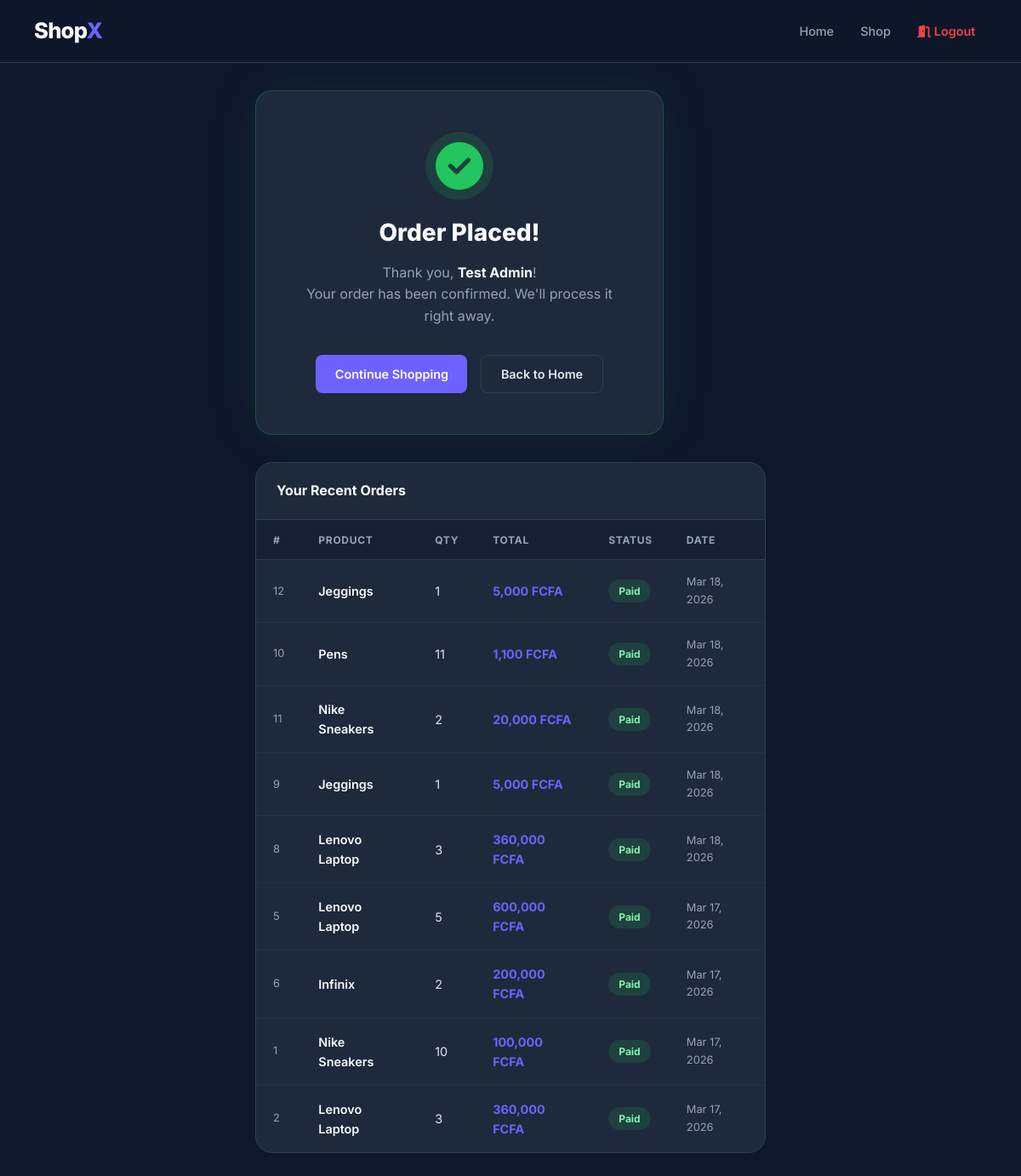
/pages/order_success.php (signed in), run on the app's committed database.
### tables this page shows
CREATE TABLE `payment` (
  `payment_id` int NOT NULL AUTO_INCREMENT,
  `user_id` int NOT NULL,
  `product_id` int NOT NULL,
  `quantity` int NOT NULL,
  `total_price` decimal(10,2) NOT NULL,
  `status` varchar(30) NOT NULL DEFAULT 'pending',
  `created_at` timestamp NULL DEFAULT CURRENT_TIMESTAMP,
  PRIMARY KEY (`payment_id`),
  KEY `user_id` (`user_id`),
  KEY `product_id` (`product_id`),
  CONSTRAINT `payment_ibfk_1` FOREIGN KEY (`user_id`) REFERENCES `user` (`user_id`),
  CONSTRAINT `payment_ibfk_2` FOREIGN KEY (`product_id`) REFERENCES `product` (`product_id`)
);

CREATE TABLE `product` (
  `product_id` int NOT NULL AUTO_INCREMENT,
  `name` varchar(150) NOT NULL,
  `description` text,
  `price` decimal(10,2) NOT NULL,
  `quantity` int NOT NULL DEFAULT '0',
  `image` varchar(255) DEFAULT NULL,
  `created_at` timestamp NULL DEFAULT CURRENT_TIMESTAMP,
  `category_id` int DEFAULT NULL,
  PRIMARY KEY (`product_id`),
  KEY `fk_product_category` (`category_id`),
  CONSTRAINT `fk_product_category` FOREIGN KEY (`category_id`) REFERENCES `category` (`category_id`) ON DELETE SET NULL
);

### pages/order_success.php (the view, shortened to what this page needs)
<?php
include "../database/connection.php";
$uid = intval($_SESSION['user_id']);
$orders = mysqli_query($conn,
    "SELECT pay.payment_id, pay.quantity, pay.total_price, pay.status, pay.created_at, p.name
     FROM payment pay
     JOIN product p ON pay.product_id = p.product_id
     WHERE pay.user_id = $uid
     ORDER BY pay.created_at DESC LIMIT 20");
$name = htmlspecialchars($_SESSION['user_name']);
?>
<!DOCTYPE html>
<html lang="en">
<head>
    <link rel="stylesheet" href="../assets/css/index.css">
    <link rel="stylesheet" href="https://cdnjs.cloudflare.com/ajax/libs/font-awesome/6.5.1/css/all.min.css">
</head>
<body>
    <nav class="nav">
        <div class="logo"><h1>Shop<span style="color:var(--primary-color)">X</span></h1></div>
        <div class="navigate">
            <a href="index.php">Home</a>
            <a href="products.php">Shop</a>
            <a href="../controller/logout.php" style="color: var(--danger); font-weight: 600;">
                <i class="fa-solid fa-door-open"></i> Logout
            </a>
        </div>
    </nav>
    <div class="success-page">
        <div style="width:100%;max-width:600px;">
            <div class="success-card">
                <div class="success-icon" style="font-size: 3.5rem; color: var(--success); margin-bottom: 1rem;"><i class="fa-solid fa-circle-check"></i></div>
                <h2>Order Placed!</h2>
                <p>Thank you, <strong style="color:var(--text-main)"><?= $name ?></strong>!<br>
                   Your order has been confirmed. We'll process it right away.</p>
                <div style="display:flex;gap:1rem;justify-content:center;flex-wrap:wrap;">
                    <a href="products.php" class="btn btn-primary">Continue Shopping</a>
                    <a href="index.php" class="btn btn-outline">Back to Home</a>
                </div>
            </div>
            <?php if (mysqli_num_rows($orders) > 0): ?>
            <div class="table-card" style="margin-top:2rem;">
                <div class="table-header"><h3>Your Recent Orders</h3></div>
                <table>
                    <thead>
                        <tr>
                            <th>#</th>
                            <th>Product</th>
                            <th>Qty</th>
                            <th>Total</th>
                            <th>Status</th>
                            <th>Date</th>
                        </tr>
                    </thead>
                    <tbody>
                    <?php while ($o = mysqli_fetch_assoc($orders)): ?>
                        <tr>
                            <td style="color:var(--text-muted);font-size:0.8rem;"><?= $o['payment_id'] ?></td>
                            <td style="font-weight:600;color:var(--text-main);"><?= htmlspecialchars($o['name']) ?></td>
                            <td><?= $o['quantity'] ?></td>
                            <td style="font-weight:700;color:var(--primary-color);"><?= number_format($o['total_price']) ?> FCFA</td>
                            <td><span class="status-pill success"><?= htmlspecialchars($o['status']) ?></span></td>
                            <td style="color:var(--text-muted);font-size:0.8rem;"><?= date('M d, Y', strtotime($o['created_at'])) ?></td>
                        </tr>
                    <?php endwhile; ?>
                    </tbody>
                </table>
            </div>
            <?php endif; ?>
        </div>
    </div>
</body>
</html>

### assets/css/index.css (style rules this page uses)
:root { --primary-color: #6c63ff; --primary-hover: #5551e8; --secondary-color: #1e293b; --bg-color: #0f172a; --card-bg: #1e293b; --card-hover: #263044; --surface: #162032; --border-color: #2d3f55; --text-color: #e2e8f0; --text-main: #f8fafc; --text-muted: #94a3b8; --success: #22c55e; --danger: #ef4444; --warning: #f59e0b; --shadow: 0 4px 24px rgba(0, 0, 0, 0.4); --shadow-lg: 0 8px 40px rgba(0, 0, 0, 0.5); --radius: 12px; --radius-lg: 20px; }
*, *::before, *::after { box-sizing: border-box; margin: 0; padding: 0; }
html { scroll-behavior: smooth; overflow-x: hidden; }
body { font-family: 'Inter', sans-serif; background: var(--bg-color); color: var(--text-color); min-height: 100vh; line-height: 1.6; overflow-x: hidden; }
a { color: inherit; text-decoration: none; }
.nav { display: flex; justify-content: space-between; align-items: center; padding: 1rem 2.5rem; background: rgba(15, 23, 42, 0.95); backdrop-filter: blur(12px); border-bottom: 1px solid var(--border-color); position: sticky; top: 0; z-index: 1001; }
.logo h1 { font-size: 1.6rem; font-weight: 800; color: var(--text-main); letter-spacing: -0.03em; }
.navigate { display: flex; align-items: center; gap: 0.25rem; }
.navigate a { color: var(--text-muted); font-weight: 500; padding: 0.5rem 0.85rem; border-radius: 8px; transition: all 0.2s; font-size: 0.9rem; }
.btn { display: inline-flex; align-items: center; gap: 0.4rem; padding: 0.65rem 1.4rem; border-radius: 8px; font-weight: 600; font-size: 0.9rem; cursor: pointer; border: none; transition: all 0.2s; position: relative; overflow: hidden; }
.btn-primary { background: var(--primary-color); color: #fff; }
.btn-primary::after { content: ''; position: absolute; top: -50%; left: -150%; width: 100%; height: 200%; background: linear-gradient(to right, rgba(255, 255, 255, 0) 0%, rgba(255, 255, 255, 0.3) 50%, rgba(255, 255, 255, 0) 100%); transform: rotate(30deg); animation: shine-animation 3s infinite; }
.btn-outline { background: transparent; border: 1px solid var(--border-color); color: var(--text-color); }
.table-card { background: var(--card-bg); border: 1px solid var(--border-color); border-radius: var(--radius-lg); overflow: hidden; margin-bottom: 2rem; }
.table-header { display: flex; justify-content: space-between; align-items: center; padding: 1.25rem 1.5rem; border-bottom: 1px solid var(--border-color); }
.table-header h3 { font-size: 1rem; font-weight: 700; color: var(--text-main); }
table { width: 100%; border-collapse: collapse; }
table th { padding: 0.85rem 1.25rem; font-size: 0.75rem; font-weight: 700; text-transform: uppercase; letter-spacing: 0.06em; color: var(--text-muted); background: var(--surface); text-align: left; border-bottom: 1px solid var(--border-color); }
table td { padding: 1rem 1.25rem; font-size: 0.9rem; color: var(--text-color); border-bottom: 1px solid rgba(45, 63, 85, 0.4); vertical-align: middle; }
table tr:last-child td { border-bottom: none; }
table tbody tr { transition: background 0.15s; }
.status-pill { display: inline-flex; align-items: center; padding: 0.25rem 0.75rem; border-radius: 50px; font-size: 0.75rem; font-weight: 700; text-transform: capitalize; }
.status-pill.success { background: rgba(34, 197, 94, 0.15); color: #86efac; }
.success-page { min-height: 100vh; display: flex; align-items: center; justify-content: center; padding: 2rem; }
.success-card { background: var(--card-bg); border: 1px solid rgba(34, 197, 94, 0.25); border-radius: var(--radius-lg); padding: 3rem; text-align: center; max-width: 480px; box-shadow: 0 0 60px rgba(34, 197, 94, 0.1); }
.success-icon { width: 80px; height: 80px; background: rgba(34, 197, 94, 0.15); border-radius: 50%; display: flex; align-items: center; justify-content: center; margin: 0 auto 1.5rem; font-size: 2.5rem; }
.success-card h2 { font-size: 1.75rem; font-weight: 800; color: var(--text-main); margin-bottom: 0.75rem; }
.success-card p { color: var(--text-muted); margin-bottom: 2rem; }

### pages/order_success.php (style rules this page uses)
.success-icon { animation: pop 0.5s ease forwards; }

### data on the page
payment: payment_id "12", product.name "Jeggings", quantity "1", total_price "5,000", status "Paid", created_at "Mar 18, 2026"
payment: payment_id "10", product.name "Pens", quantity "11", total_price "1,100", status "Paid", created_at "Mar 18, 2026"
payment: payment_id "11", product.name "Nike Sneakers", quantity "2", total_price "20,000", status "Paid", created_at "Mar 18, 2026"
payment: payment_id "9", product.name "Jeggings", quantity "1", total_price "5,000", status "Paid", created_at "Mar 18, 2026"
payment: payment_id "8", product.name "Lenovo Laptop", quantity "3", total_price "360,000", status "Paid", created_at "Mar 18, 2026"
payment: payment_id "5", product.name "Lenovo Laptop", quantity "5", total_price "600,000", status "Paid", created_at "Mar 17, 2026"
payment: payment_id "6", product.name "Infinix", quantity "2", total_price "200,000", status "Paid", created_at "Mar 17, 2026"
payment: payment_id "1", product.name "Nike Sneakers", quantity "10", total_price "100,000", status "Paid", created_at "Mar 17, 2026"
payment: payment_id "2", product.name "Lenovo Laptop", quantity "3", total_price "360,000", status "Paid", created_at "Mar 17, 2026"

### other printed values
$name "Test Admin"
